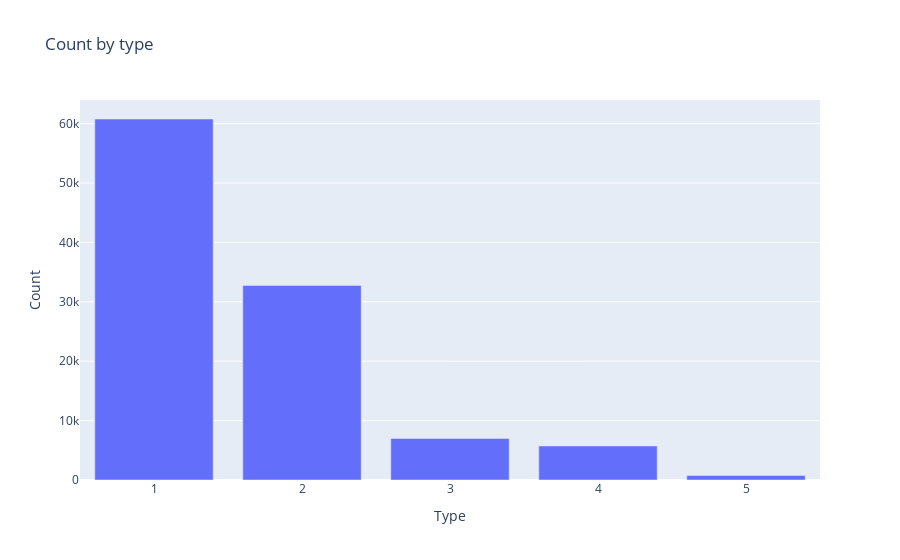

This figure's notebook cell:
### Markdown cell above
#### By Type

### Code cell
df_prod=pd.DataFrame(data['Type'].value_counts())
df_prod= df_prod.reset_index()
df_prod.columns = ['Type', 'Count']
fig = px.bar(df_prod, x='Type', y='Count', title='Count by type')
fig.show()

### Figure 1 — Plotly figure (JSON) as saved in the notebook; plotly's stock layout.template omitted (floating-point values rounded to 4 significant figures)
{"data": [{"alignmentgroup": "True", "hovertemplate": "Type=%{x}<br>Count=%{y}<extra></extra>", "legendgroup": "", "marker": {"color": "#636efa", "pattern": {"shape": ""}}, "name": "", "offsetgroup": "", "orientation": "v", "showlegend": false, "textposition": "auto", "type": "bar", "x": [1, 2, 3, 4, 5], "xaxis": "x", "y": [60781, 32763, 6995, 5729, 754], "yaxis": "y"}], "layout": {"barmode": "relative", "legend": {"tracegroupgap": 0}, "title": {"text": "Count by type"}, "xaxis": {"anchor": "y", "domain": [0, 1], "title": {"text": "Type"}}, "yaxis": {"anchor": "x", "domain": [0, 1], "title": {"text": "Count"}}}}
